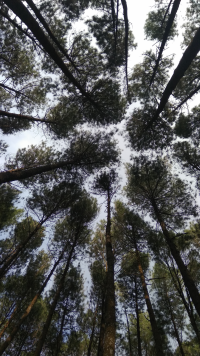
#> input picture undergraduate-thesis/databases/SKRIPSI Pinus.png, 200 x 356 px, found by its file name
$ jupyter execute --allow-errors 'PRESENTASI 5. HAPUS DERAU SALT PEPPER.ipynb'   (shell and % lines are left out)
#> lines starting #> are read from the running program, lines starting #| are printed output that depends on the picture
[cell 1]
from matplotlib import image
from matplotlib import pyplot
from PIL import Image
from numpy import asarray
import numpy as np
import random
import math
import cv2

#gambar di-print di python
#im = Image.open('SKRIPSI Zebra Cross.png')
im = Image.open('SKRIPSI Pinus.png')
#> im is the input picture: PIL image 200x356 RGBA; mean R, G, B, A 85.2, 86.5, 86.8, 255
#im = Image.open('SKRIPSI Gedung C.png')

img1 = im.convert("L") #convert ke hitam-putih
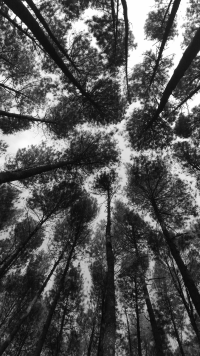
#> img1: PIL image 200x356 L; min 7, max 254, mean 86.1
width, height=img1.size
#> width = 200; height = 356

pyplot.xticks([]), pyplot.yticks([])
pyplot.imshow(img1, cmap = 'gray')

[cell 2]
#PROGRAM UNTUK MEMBUAT DERAU SALT & PEPPER PADA CITRA DENGAN DERAU 2%
from numpy import array, random
from math import floor
#Fungsi Derau Salt-Pepper
def SaltPepper(im):
    totalrandpiks=floor(width*height/50)
#> totalrandpiks = 1424
    for i in range (floor(totalrandpiks/2)):
        koordx=random.randint(0,width)
        koordy=random.randint(0,height)
        im[koordy][koordx]=0 #hitam
#> im: shape (356, 200)

    for i in range (floor(totalrandpiks/2)):
        koordx=random.randint(0,width)
        koordy=random.randint(0,height)
        im[koordy][koordx]=255 #putih
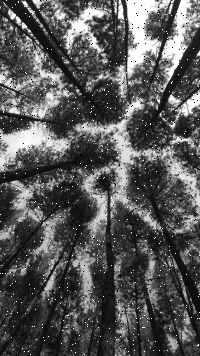
#> im: shape (356, 200); min 0, max 255, mean 86.9

    return(im)

Z=array(img1)
SP=SaltPepper(Z) #foto asli diberi derau Salt-Pepper

import matplotlib.pyplot as plt
fig = plt.figure(figsize=(9,9))
pyplot.xticks([]), pyplot.yticks([])
pyplot.imshow(SP, cmap='gray')

[cell 3]
#PROGRAM METODE BEDA HINGGA EKSPLISIT DIMENSI DUA UNTUK MENGHILANGKAN DERAU ACAK PADA CITRA
from numpy import linspace, array, zeros, insert, delete
from pandas import DataFrame, pivot_table
from math import ceil

D=1 #koefisien difusivitas
xm=width*2 #panjang sumbu x
#> xm = 400
yn=height*2 #panjang sumbu y
#> yn = 712
deltat=0.2 #selisih waktu
tn=10 #batas waktu pada t_n
m=width #banyak pemotongan pada sumbu x
#> m = 200
n=height #banyak pemotongan pada sumbu y
#> n = 356
deltax=xm/m #selisih antar posisi di sumbu x
#> deltax = 2
deltay=yn/n #selisih antar posisi di sumbu y
#> deltay = 2
lamda=(D*deltat)/(deltax)**2 #lamda
#> lamda = 0.05

#melakukan uji kestabilan metode
if lamda<=0.25:
    print('Metode stabil, sebab lambda =', lamda, '<= 0.25')
#| Metode stabil, sebab lambda = 0.05 <= 0.25
else:
    print('Metode tidak stabil, cek kembali masukan')

#mendefinisikan array kosong VDERAU yg berisi para matriks berukuran mxn
#para matriks di dalam VDERAU disebut matriks U
VDERAU=array([zeros((n,m))])
WDERAU=array([zeros((n-2,m-2))]) #array display #tidak menampilkan piksel tepi

#mengisi syarat awal ke matriks U saat t=0
U=SP #matriks pertama U, diisi data gambar
#print(U)

#matriks pertama U dimasukkan ke array VDERAU
VDERAU=insert(VDERAU,0,U,axis = 0)

#matriks display awal X
#tepi dihapus satu persatu
X=delete(U, n-1, 0)
X=delete(X, 0, 0)
#> X: shape (354, 200)
X=delete(X, m-1, 1)
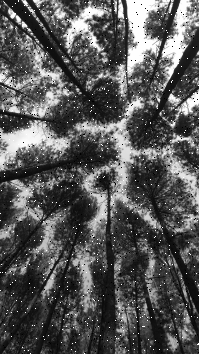
#> X: shape (354, 199); min 0, max 255, mean 86.9
X=delete(X, 0, 1)
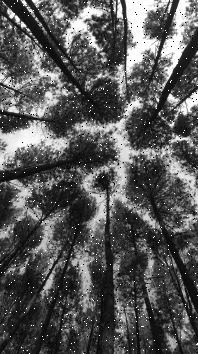
#> X: shape (354, 198); min 0, max 255, mean 87
WDERAU=insert(WDERAU,0,X,axis = 0)
#print(W)

#------------------------------ENTRI PERTAMA SELESAI-----------------------------

Q=array(zeros((n,m))) #matriks Q sebagai wadah kosong
#mengisi syarat batas ke setiap batas (tepi) matriks U saat t=1
for c in range (m):
    Q[0][c]=U[0][c]
    Q[n-1][c]=U[n-1][c]
for d in range (n):
    Q[d][0]=U[d][0]
    Q[d][m-1]=U[d][m-1]
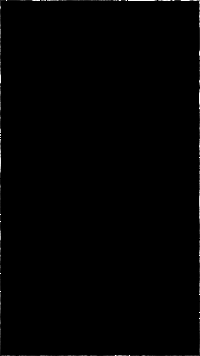
#> Q: shape (356, 200) float64; min 0, max 255, mean 1.3
#print(Q)

#mengisi entri matriks U yang belum terisi
#berdasarkan rumus metode eksplisit
for j in range (1,n-1):
    for i in range (1,m-1):
        Q[j][i]=ceil((1-4*lamda)*U[j][i]+lamda*(U[j-1][i]+U[j+1][i]+U[j][i-1]+U[j][i+1]))
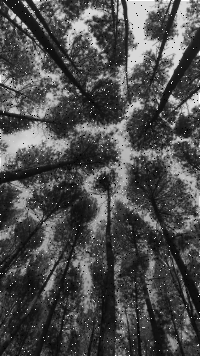
#> Q: shape (356, 200) float64; min 0, max 255, mean 76.9
#print(Q)
VDERAU=insert(VDERAU,1,Q,axis = 0)

#matriks display kedua S
#tepi dihapus satu persatu lagi
S=delete(Q, n-1, 0)
S=delete(S, 0, 0)
#> S: shape (354, 200) float64
S=delete(S, m-1, 1)
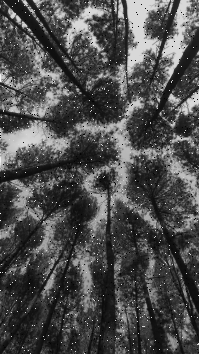
#> S: shape (354, 199) float64; min 0, max 255, mean 76.8
S=delete(S, 0, 1)
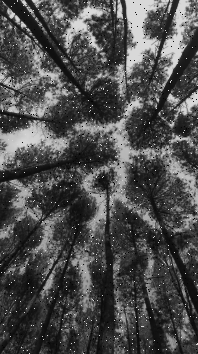
#> S: shape (354, 198) float64; min 0, max 217, mean 76.8
WDERAU=insert(WDERAU,1,S,axis = 0)
#print(W)

#------------------------------ENTRI KEDUA SELESAI-----------------------------

#R=Q
R=array(zeros((n,m)))
for j in range (n):
    for i in range (m):
        R[j][i]=Q[j][i]
#print(R)

#mengisi syarat batas ke setiap batas matriks U saat t=2 sampai t=tn
for k in range (2,tn+1):
    for c in range (m):
        R[0][c]=Q[0][c]
        R[n-1][c]=Q[n-1][c]
    for d in range (n):
        R[d][0]= Q[d][0]
        R[d][m-1]= Q[d][m-1]
#print(Q)

#mengisi entri matriks U yang belum terisi
#berdasarkan rumus metode eksplisit
    for j in range (1,n-1):
        for i in range (1,m-1):
            R[j][i]=ceil((1-4*lamda)*Q[j][i]+lamda*(Q[j-1][i]+Q[j+1][i]+Q[j][i-1]+Q[j][i+1]))
            #print(R)
            #print(Q)
    VDERAU=insert(VDERAU,k,R,axis = 0)
    #menghapus tepi
    T=delete(R, n-1, 0)
    T=delete(T, 0, 0)
    T=delete(T, m-1, 1)
    T=delete(T, 0, 1)
    WDERAU=insert(WDERAU,k,T,axis = 0)
    for j in range (n):
        for i in range (m):
            Q[j][i]=R[j][i]
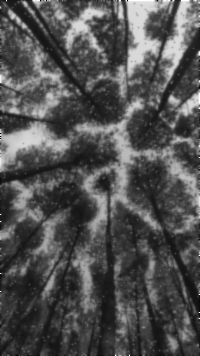
#> Q: shape (356, 200) float64; min 0, max 255, mean 81.3

#------------------------------ENTRI KETIGA SAMPAI TERAKHIR SELESAI-----------------------------

#menghapus entri terakhir
VDERAU=delete(VDERAU, tn+1, 0) #VDERAU kumpulan matriks asli
#print(V)
WDERAU=delete(WDERAU, tn+1, 0) #WDERAU kumpulan matriks display
#print(W)

[cell 4]
#PROGRAM UNTUK MENGELUARKAN HEATMAP HASIL
#METODE BEDA HINGGA EKSPLISIT DIMENSI DUA
#UNTUK MENGHILANGKAN DERAU ACAK
import matplotlib.pyplot as plt
fig = plt.figure(figsize=(16,8))

plt.subplot(141)
pyplot.xticks([]), pyplot.yticks([])
pyplot.imshow(WDERAU[0], cmap='gray')

plt.subplot(142)
pyplot.xticks([]), pyplot.yticks([])
pyplot.imshow(WDERAU[2], cmap='gray')

plt.subplot(143)
pyplot.xticks([]), pyplot.yticks([])
pyplot.imshow(WDERAU[5], cmap='gray')

plt.subplot(144)
pyplot.xticks([]), pyplot.yticks([])
pyplot.imshow(WDERAU[10], cmap='gray')
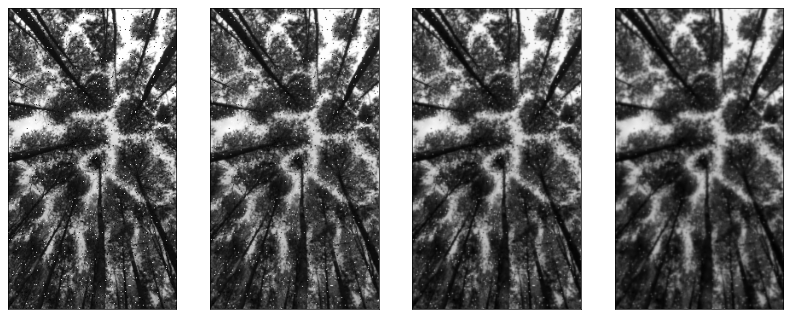
#> figure drawn by matplotlib, 4 panels

[cell 5]
#mengambil package yang diperlukan untuk membuat animasi
import matplotlib.pyplot as plt
from matplotlib import animation, rc
from IPython.display import HTML

[cell 6]
#mengatur posisi kanvas untuk membuat gambar per frame
fig = plt.figure(figsize=(8,4))
ax = plt.subplot()
print('Animasi')
ax.set_xlabel('X')
ax.set_ylabel('Y')

#mengatur posisi awal matriks yang akan digambar pada kanvas
nx = n
#> nx = 356
ny = m
#> ny = 200

line2d, = ax.plot([], [], lw=2)

#mendefinisikan animasi (dalam m+1 frame)
def init():
    line2d.set_data([], [])
    ax.imshow(np.zeros((nx, ny)))
    return (line2d,)

def animate(i):
    ax.set_title('Waktu : '+str(i)+' detik')
    ax.imshow(WDERAU[i], cmap='gray')
    return (line2d,)

#membuat keluaran berupa animasi
anim = animation.FuncAnimation(fig, animate, frames=tn, interval=200, blit=True)
#> (the rest of this cell did not finish here and is left out)

$ run again, with undergraduate-thesis/databases/SKRIPSI Gedung C.png copied over undergraduate-thesis/databases/SKRIPSI Pinus.png
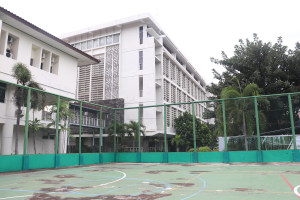
#> input picture undergraduate-thesis/databases/SKRIPSI Gedung C.png, 300 x 200 px, found by its file name
#> im is the input picture: PIL image 300x200 RGBA; mean R, G, B, A 155.3, 164.7, 160.6, 255
#| Metode stabil, sebab lambda = 0.05 <= 0.25
#> after the loop `for d in range (n):`:
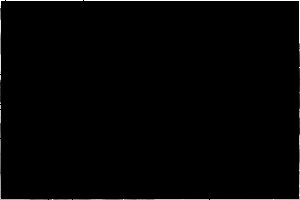
#> Q: shape (200, 300) float64; min 0, max 255, mean 3
#> `[cell 4] #PROGRAM UNTUK MENGELUARKAN HEATMAP HASIL #METODE BEDA HINGGA..`:
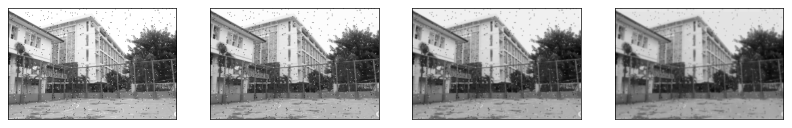
#> figure drawn by matplotlib, 4 panels

$ run again, with undergraduate-thesis/databases/SKRIPSI Zebra Cross.png copied over undergraduate-thesis/databases/SKRIPSI Pinus.png
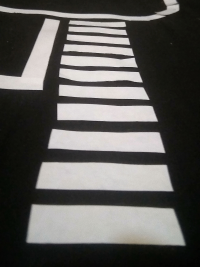
#> input picture undergraduate-thesis/databases/SKRIPSI Zebra Cross.png, 200 x 267 px, found by its file name
#> im is the input picture: PIL image 200x267 RGBA; mean R, G, B, A 93, 91.5, 88.8, 255
#| Metode stabil, sebab lambda = 0.05 <= 0.25
#> `[cell 4] #PROGRAM UNTUK MENGELUARKAN HEATMAP HASIL #METODE BEDA HINGGA..`:
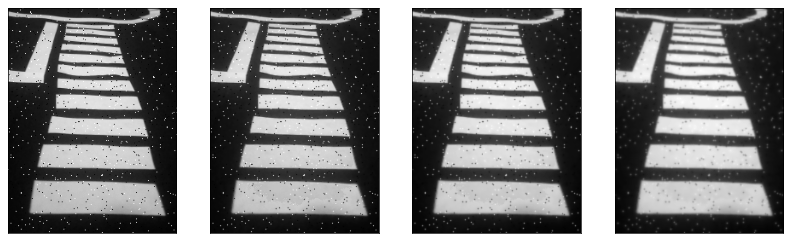
#> figure drawn by matplotlib, 4 panels
